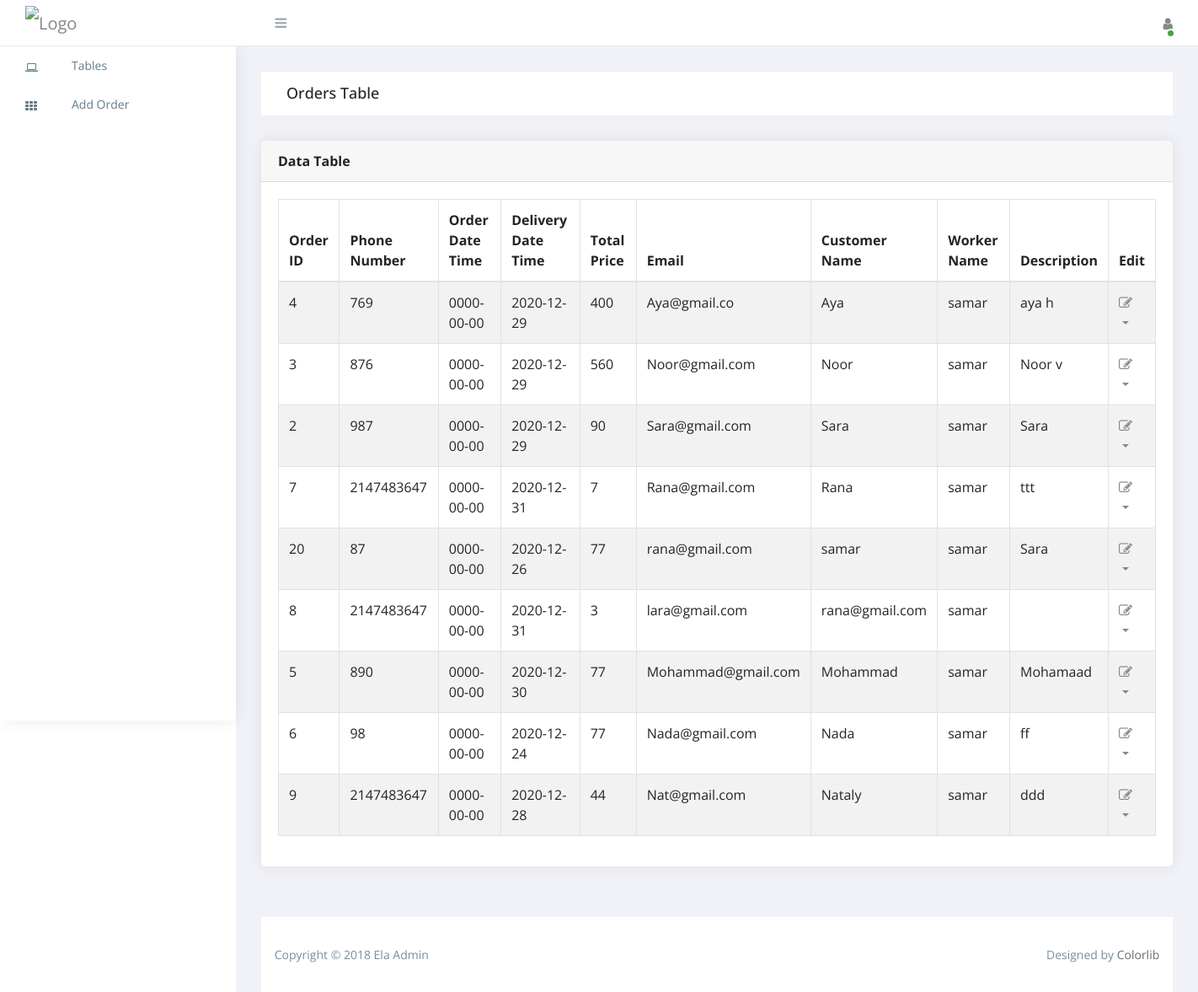
The page / on the database its author committed.
### tables this page shows
CREATE TABLE `orderr` (
  `OrderID` int(11) NOT NULL,
  `PhoneNumber` int(11) DEFAULT NULL,
  `OrderDateTime` date DEFAULT NULL,
  `DeliveryDateTime` date DEFAULT NULL,
  `TotalPrice` int(11) DEFAULT NULL,
  `Email` varchar(255) DEFAULT NULL,
  `CustomertName` varchar(255) DEFAULT NULL,
  `WorkerId` varchar(255) NOT NULL,
  `descr` text NOT NULL
);

### index.php (the view, shortened to what this page needs)
<?php
include 'connection.php';
$query= " select * from  orderr;";
$result= mysqli_query($db, $query);
?>
<!DOCTYPE html>
<html class="no-js" lang="">
<head>
    <link rel="stylesheet" href="https://cdn.jsdelivr.net/npm/normalize.css@8.0.0/normalize.min.css">
    <link rel="stylesheet" href="https://cdn.jsdelivr.net/npm/bootstrap@4.1.3/dist/css/bootstrap.min.css">
    <link rel="stylesheet" href="https://cdn.jsdelivr.net/npm/font-awesome@4.7.0/css/font-awesome.min.css">
    <link rel="stylesheet" href="https://cdn.jsdelivr.net/gh/lykmapipo/themify-icons@0.1.2/css/themify-icons.css">
    <link rel="stylesheet" href="https://cdn.jsdelivr.net/npm/pixeden-stroke-7-icon@1.2.3/pe-icon-7-stroke/dist/pe-icon-7-stroke.min.css">
    <link rel="stylesheet" href="https://cdnjs.cloudflare.com/ajax/libs/flag-icon-css/3.2.0/css/flag-icon.min.css">
    <link rel="stylesheet" href="assets/css/cs-skin-elastic.css">
    <link rel="stylesheet" href="assets/css/lib/datatable/dataTables.bootstrap.min.css">
    <link rel="stylesheet" href="assets/css/style.css">
</head>
<body>
    <aside id="left-panel" class="left-panel">
        <nav class="navbar navbar-expand-sm navbar-default">
            <div id="main-menu" class="main-menu collapse navbar-collapse">
                <ul class="nav navbar-nav">
                   <li>
                        <a href="index.php"><i class="menu-icon fa fa-laptop"></i>Tables </a>
                    </li>
                          <li>
                        <a href="addorder.php"><i class="menu-icon fa fa-th"></i>Add Order</a>
                    </li>
                </ul>
            </div>
        </nav>
    </aside>
    <div id="right-panel" class="right-panel">
        <header id="header" class="header">
            <div class="top-left">
                <div class="navbar-header">
                          <a class="navbar-brand" href="./"><img src="images/transcend-logo.png" alt="Logo" width="50" height="40"></a>
                    <a id="menuToggle" class="menutoggle"><i class="fa fa-bars"></i></a>
                </div>
            </div>
            <div class="top-right">
                <div class="header-menu">
                    <div class="user-area dropdown float-right">
                        <a href="#" class="dropdown-toggle active" " data-toggle="dropdown" aria-haspopup="true" aria-expanded="false">
                       <i class="fa fa-user"></i>
                        </a>
                    </div>
                </div>
            </div>
        </header>
        <div class="breadcrumbs">
            <div class="breadcrumbs-inner">
                <div class="row m-0">
                    <div class="col-sm-12">
                        <div class="page-header float-left">
                            <div class="page-title">
                                <h1>Orders Table</h1>
                            </div>
                        </div>
                    </div>
                </div>
            </div>
        </div>
        <div class="content">
            <div class="animated fadeIn">
                <div class="row">
                    <div class="col-md-12">
                        <div class="card">
                            <div class="card-header">
                                <strong class="card-title">Data Table</strong>
                            </div>
                            <div class="card-body">
                                <table id="bootstrap-data-table" class="table table-striped table-bordered">
                                    <thead>
   <?php
echo'
                                        <tr>
                                            <th>Order ID</th>
    <th>Phone Number </th>
    <th>Order Date Time</th>
    <th>Delivery Date Time</th>
      <th>Total Price </th>
    <th>Email</th>
    <th>Customer Name</th>
    <th>Worker Name</th>
    <th>Description</th>
  <th>Edit</th>
                                        </tr>
                                    </thead>
                                    <tbody>';
                                     while($row = mysqli_fetch_array($result)){
$id = $row['OrderID'];
echo "<tr>";
echo "<td>" . $id . "</td>";
echo "<td>" . $row['PhoneNumber'] . "</td>";
echo "<td>" . $row['OrderDateTime'] . "</td>";
echo "<td>" . $row['DeliveryDateTime'] . "</td>";
echo "<td>" . $row['TotalPrice'] . "</td>";
echo "<td>" . $row['Email'] . "</td>";
echo "<td>" . $row['CustomertName'] . "</td>";
echo "<td>" . $row['WorkerId'] . "</td>";
echo "<td>" . $row['descr'] . "</td>";
echo "<td>  <div class='dropdown'>
                        <a href='#' class='dropdown-toggle ' data-toggle='dropdown' aria-haspopup='true' aria-expanded='false'>
                       <i class='fa fa-edit'></i>
                        </a>
                        <div class='user-menu dropdown-menu'>
                            <a class='nav-link' href='update.php?var=" . $id . "'></i>edit</a>
<a href='javascript:void(0);' NAME='Error Handling'  id='a' title='ZeroDivisionError handling' onClick=window.open('delete.php?var=" . $id . "','Ratting','width=550,height=170,left=150,top=200,toolbar=0,status=0,');>Delete</a>
                        </div>
                    </div></td>";
echo "</tr>
";
}
 ?>
                                    </tbody>
                                </table>
                            </div>
                        </div>
                    </div>
                </div>
            </div>
        </div>
        <footer class="site-footer">
            <div class="footer-inner bg-white">
                <div class="row">
                    <div class="col-sm-6">
                        Copyright &copy; 2018 Ela Admin
                    </div>
                    <div class="col-sm-6 text-right">
                        Designed by <a href="https://colorlib.com">Colorlib</a>
                    </div>
                </div>
            </div>
        </footer>
    </div>
</body>
</html>

### assets/css/style.css (style rules this page uses)
.bg-white { background-color: #fff; }
body { display: table; font-family: "Open Sans", sans-serif; font-size: 16px; width: 100%; }
a, button { text-decoration: none; outline: none !important; color: #878787; -webkit-transition: all 0.25s ease; transition: all 0.25s ease; }
h1, h2, h3, h4, h5, h6 { margin: 0; }
ul, ol { padding-left: 0; }
img { max-width: 100%; }
aside.left-panel { background: #fff; height: 100vh; padding: 0; vertical-align: top; width: 280px; -webkit-box-shadow: 1px 0 20px rgba(0, 0, 0, 0.08); box-shadow: 1px 0 20px rgba(0, 0, 0, 0.08); position: fixed; left: 0; bottom: 0; top: 55px; z-index: 999; }
.navbar { background: #fff; border-radius: 0; border: none; display: inline-block; margin: 0; padding: 0; vertical-align: top; }
.navbar .main-menu { float: left; padding: 0; padding-bottom: 50px; }
.navbar .navbar-nav { float: none; position: relative; }
.navbar .navbar-nav > li { padding-left: 30px; padding-right: 30px; }
.navbar .navbar-nav li { width: 100%; }
.navbar .navbar-nav li > a { background: none !important; color: #607d8b; display: inline-block; font-size: 14px; line-height: 26px; padding: 10px 0; position: relative; width: 100%; }
.navbar .navbar-nav li > a .menu-icon { color: #607d8b; float: left; margin-top: 8px; width: 55px; text-align: left; z-index: 9; }
.right-panel { background: #f1f2f7; margin-left: 280px; margin-top: 55px; }
.right-panel .top-left { width: 350px; float: left; }
.right-panel .breadcrumbs { float: left; margin-top: 30px; padding: 0 1.875em; width: 100%; }
.right-panel .breadcrumbs .breadcrumbs-inner { background-color: #fff; }
.right-panel .page-header { min-height: 50px; margin: 0px; padding: 0px 15px; background: #ffffff; border-bottom: 0px; }
.right-panel .page-header h1 { font-size: 18px; padding: 15px 0; }
.right-panel header.header { background: #fff; border-bottom: 1px solid #e8e9ed; -webkit-box-shadow: none; box-shadow: none; clear: both; padding: 0 30px; height: 55px; position: fixed; left: 280px; left: 0; right: 0; top: 0; z-index: 999; }
.right-panel .navbar-brand { width: 250px; display: inline-block; }
.right-panel .menutoggle { padding-top: 7px; }
.right-panel .navbar-header { width: 100%; background-color: #fff; padding: 0 1.25em 0 0; }
.right-panel .navbar-header > a { display: inline-block; }
.right-panel .navbar-brand { line-height: 42px; }
.right-panel .navbar-brand img { max-width: 145px; }
.menutoggle { background-color: transparent; color: #99abb4 !important; cursor: pointer; font-size: 1em; height: 40px; line-height: 40px; width: 40px; display: block; text-align: right; }
.header-menu { display: -webkit-box; display: -ms-flexbox; display: flex; -webkit-box-pack: end; -ms-flex-pack: end; justify-content: flex-end; }
.header-menu .dropdown { line-height: 55px; margin-top: 0 !important; }
.header-menu .dropdown .dropdown-toggle { line-height: 55px; }
.user-area .dropdown-toggle { position: relative; z-index: 0; }
.user-area .dropdown-toggle:before { content: ""; position: absolute; right: -3px; bottom: 10px; background: #868e96; width: 11px; height: 11px; border-radius: 100%; border: 2px solid white; z-index: 1; }
.user-area .dropdown-toggle.active:before { background: #49a342; }
.user-area { float: right; padding-right: 0; position: relative; padding-left: 20px; }
.user-area .dropdown-toggle { line-height: 55px; height: 55px; display: -webkit-box; display: -ms-flexbox; display: flex; -webkit-box-pack: center; -ms-flex-pack: center; justify-content: center; -webkit-box-align: center; -ms-flex-align: center; align-items: center; }
.user-area .dropdown-toggle:after { display: none; }
.content { float: left; padding: 1.875em; width: 100%; }
.card { margin-bottom: 1.875em; border-radius: 5px; padding: 0; border: 0px solid transparent; -webkit-box-shadow: 0 0 20px rgba(0, 0, 0, 0.08); box-shadow: 0 0 20px rgba(0, 0, 0, 0.08); }
.card .card-body { float: left; padding: 1.25em; position: relative; width: 100%; }
footer.site-footer { padding: 0 1.875em; }
footer.site-footer .footer-inner { color: #78909c; font-family: 'Open Sans'; font-size: 14px; line-height: 1.5; padding: 2.45em 1.125em; }
footer.site-footer .footer-inner a { color: #6a7074; }

### rows shown on the page
orderr: OrderID "4", PhoneNumber "769", OrderDateTime "0000-00-00", DeliveryDateTime "2020-12-29", TotalPrice "400", Email "Aya@gmail.co", CustomertName "Aya", WorkerId "samar", descr "aya h"
orderr: OrderID "3", PhoneNumber "876", OrderDateTime "0000-00-00", DeliveryDateTime "2020-12-29", TotalPrice "560", Email "Noor@gmail.com", CustomertName "Noor", WorkerId "samar", descr "Noor v"
orderr: OrderID "2", PhoneNumber "987", OrderDateTime "0000-00-00", DeliveryDateTime "2020-12-29", TotalPrice "90", Email "Sara@gmail.com", CustomertName "Sara", WorkerId "samar", descr "Sara"
orderr: OrderID "7", PhoneNumber "2147483647", OrderDateTime "0000-00-00", DeliveryDateTime "2020-12-31", TotalPrice "7", Email "Rana@gmail.com", CustomertName "Rana", WorkerId "samar", descr "ttt"
orderr: OrderID "20", PhoneNumber "87", OrderDateTime "0000-00-00", DeliveryDateTime "2020-12-26", TotalPrice "77", Email "rana@gmail.com", CustomertName "samar", WorkerId "samar", descr "Sara"
orderr: OrderID "8", PhoneNumber "2147483647", OrderDateTime "0000-00-00", DeliveryDateTime "2020-12-31", TotalPrice "3", Email "lara@gmail.com", CustomertName "rana@gmail.com", WorkerId "samar"
orderr: OrderID "5", PhoneNumber "890", OrderDateTime "0000-00-00", DeliveryDateTime "2020-12-30", TotalPrice "77", Email "Mohammad@gmail.com", CustomertName "Mohammad", WorkerId "samar", descr "Mohamaad"
orderr: OrderID "6", PhoneNumber "98", OrderDateTime "0000-00-00", DeliveryDateTime "2020-12-24", TotalPrice "77", Email "Nada@gmail.com", CustomertName "Nada", WorkerId "samar", descr "ff"
orderr: OrderID "9", PhoneNumber "2147483647", OrderDateTime "0000-00-00", DeliveryDateTime "2020-12-28", TotalPrice "44", Email "Nat@gmail.com", CustomertName "Nataly", WorkerId "samar", descr "ddd"
